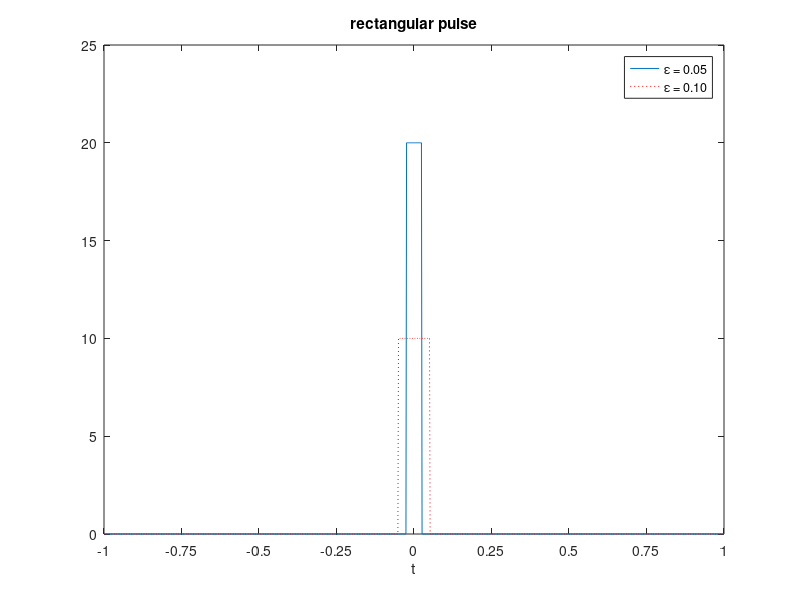
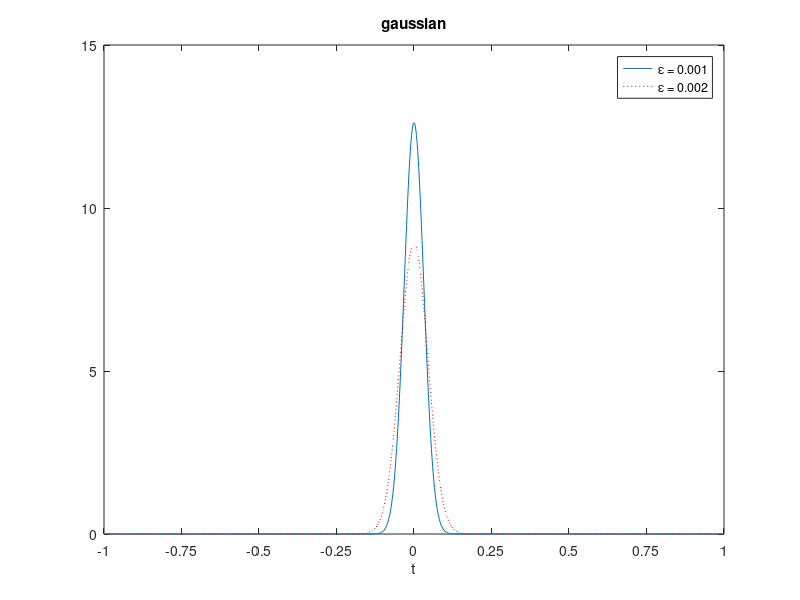
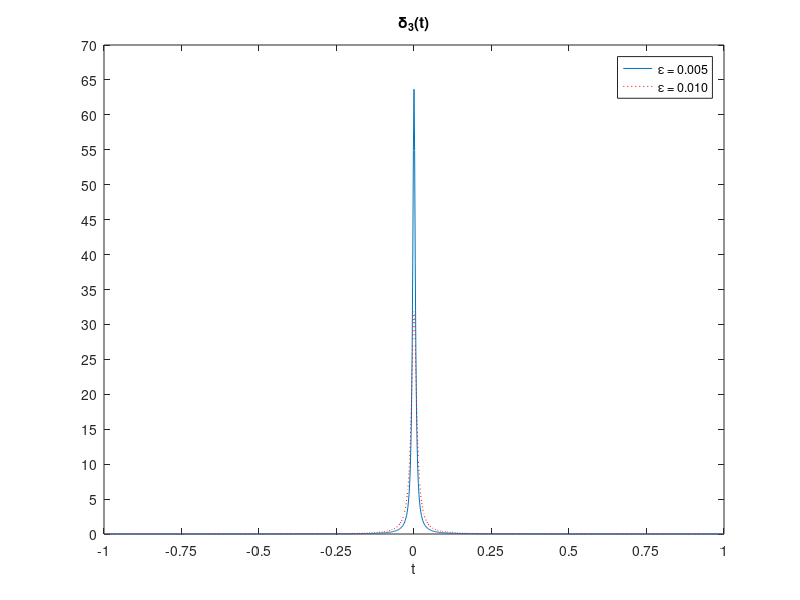
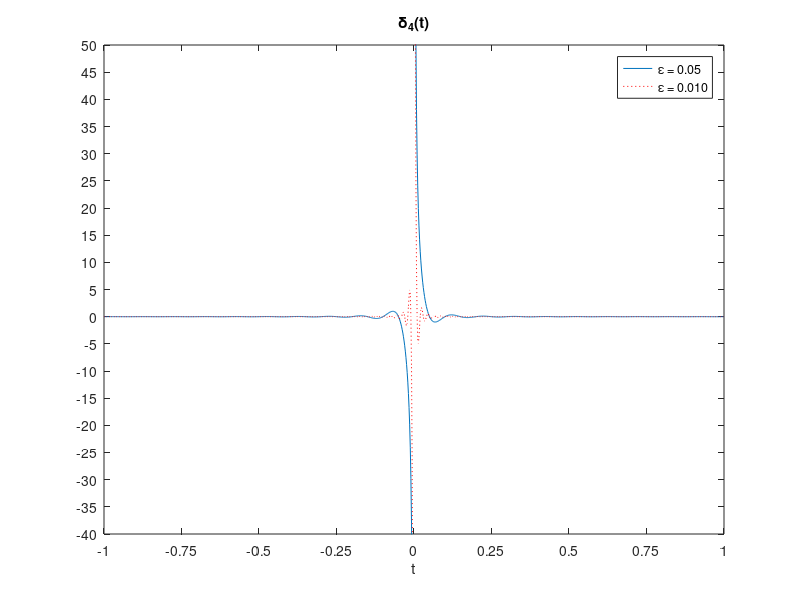

Recreate these plots in MATLAB, in order. (Note: this script raises an error after producing the figures.)
%Ramaseshan Parthasarathy
%September 26, 2016

%LAB 1
%PURPOSE AND METHODS USED:
%For part (1) of this lab, four limiting forms of the dirac-delta function
%were plotted to depict its definition. This was accomplished
%by implementing anonymous functions.
%For the second part of this lab, a linear system was given with an intital
%condition y(0-), and was replaced by a state-space model which was the
%same. The following were accomplished:
 %1. The impulse response is found by using the method of
 %ilaplace function, which yields h(t).
 %2. Knowing the non-zero initial condition, y(t) is found by lapacing,
 %partial fraction expansion, and inversing it. Repeat for v(t).
 %3. Alternatively solve for y(t) and v(t) the dsolve method.
 %4. However, apart from analytical methods previously described, y(t)
 %and v(t) were both found numerically using the lsim method.
 %This requires the tf to passed in a state-space objects.
 %5. Lastly, we consider the discrete-time implementation of the system.
 %6. Processes 1-5 are again repeated for a initial condition of zero.

%PROBLEM 1
t = linspace(-1, 1, 1001);
u = @(t) (t>=0);
d1 = @(t,e) (1/e)*(u(t + 0.5*e) - u(t - 0.5*e));
figure; plot(t, d1(t,.05), t, d1(t, .10), 'r:');
set(gca, 'YTick', 0:5:25, 'YLim', [0 25]);
set(gca, 'XTick', -1:.25:1, 'XLim', [-1 1]);
title('rectangular pulse');
xlabel('t');
legend('\epsilon = 0.05','\epsilon = 0.10','Location','northeast');

d2= @(t,e) (1/sqrt(2 * pi * e)) * exp(-(t.^2)/(2*e));
figure; plot(t, d2(t,.001), t, d2(t, .002), 'r:');
set(gca, 'YTick', 0:5:15, 'YLim', [0 15]);
set(gca, 'XTick', -1:.25:1, 'XLim', [-1 1]);
title('gaussian');
xlabel('t');
legend('\epsilon = 0.001','\epsilon = 0.002','Location','northeast');

d3 = @(t,e) (1/pi) * (e./((e^2) + (t.^2)));
figure; plot(t, d3(t,.005), t, d3(t, .010), 'r:');
set(gca, 'YTick', 0:5:70, 'YLim', [0 70]);
set(gca, 'XTick', -1:.25:1, 'XLim', [-1 1]);
title('\delta_{3}(t)');
xlabel('t');
legend('\epsilon = 0.005','\epsilon = 0.010','Location','northeast');

d4= @(t,e) sinc(t/e)./(pi*t);
figure; plot(t, d4(t,.05), t, d4(t, .010), 'r:');
set(gca, 'YTick', -40:5:50, 'YLim', [-40 50]);
set(gca, 'XTick', -1:.25:1, 'XLim', [-1 1]);
title('\delta_{4}(t)');
xlabel('t');
legend('\epsilon = 0.05','\epsilon = 0.010','Location','northeast');
clear all;

%PROBLEM 2
%close all;
clear all;

%part a
%--see part (f)--%
syms s t Y V;

%part b
H = (3*s + 2)/(s + 2);
h = ilaplace(H) %3*dirac(t)- 4e^(-2t)

%part c
v0 = -1/-4; %v(0+)= v(0-) = v0 = y(0-)/(b1 - a*b0)= -1/(2 - 3*2)

%part d
y0 = -1; b1 = 2; a = 2; b0 = 3;
x = exp(-t);
x0 = subs(x,t,0);
X = laplace(x);
Y = solve(s*Y-y0 + a*Y == b0*s*X + b1*X, Y); %Y = (2s + 1)/(s^2 + 3s + 2)
Y = partfrac(Y, s); %Y = 3/(s+2) - 1/(s+1)
y1 = ilaplace(Y) %y = 3e^(-2t) - e^(-t)

%part e
syms t y(t)
dy = diff(y,t); dx = diff(x,t);
y2 = dsolve(dy + a*y == b0*dx + b1*x, y(0) == y0 + b0*x0) %method 2
simplify(y1-y2); %check

%part f
V = solve(s*V - v0 + 2*V == X, V);
V = partfrac(V);
v1 = ilaplace(V)
syms t v(t)
dv = diff(v,t); dx = diff(x,t);
%v2 = dsolve(dv + 2*v1 == b0*dx + b1*x, v(0) == v0 + b0*x0)
v2 = dsolve(dv + 2*v == x, v(0) == v0); %method 2
simplify(y1 + (4*v1) - (3*x)); %check ans = 0

%part g
t1 = linspace(0, 5, 201);
y3 = subs(y1, symvar(y1), t1);
v3 = subs(v1,symvar(v1), t1);
figure; plot(t1, y3, 'b-', t1, v3, 'r--'); %plot exact expressions
set(gca, 'XTick', 0:1:5, 'XLim', [0 5]);
%set(gca, 'YTick', 0:.25:2, 'YLim', [0 2]);
title('exact outputs, y(0^{-}) = -1');
xlabel('t');
legend('y(t)','v(t)','Location','northeast');
clear;

%part h
num = [3,2]; den = [1,2];
H = tf(num,den);
[a,b,c,d] = tf2ss(num,den);
S = ss(a,b,c,d);
t2 = linspace(0,5,201)';
x = exp(-t2);
s = tf('s');
Hv = 1/(s+1);
Sv = ss(Hv);
v0_1 = -1/-4;
y4 = lsim(S,x,t2,v0_1);
v4 = lsim(Sv,x,t2,v0_1);
norm(y4 + 4*v4 - 3*x)
figure; plot(t2, y4, 'b-', t2, v4, 'r--'); %plot exact expressions
set(gca, 'XTick', 0:1:5, 'XLim', [0 5]);
%set(gca, 'YTick', 0:.25:2, 'YLim', [0 2]);
title('lsim outputs, y(0^{-}) = -1');
xlabel('t');
legend('y(t)','v(t)','Location','northeast');
clear all;

%part i
%discrete-time method
T = 0.1;
tn = 0:T:5;
N = length(tn);
a = 2; b0 = 3; b1 = 2;
y0 = -1; v0 = y0/(b1-a*b0);
a1 = -exp(-a*T);
b0_new = b0;
b1_new = b1*(1-exp(-a*T))/a - b0_new
x = exp(-2*tn);
w = y0; v = 0;
for n=0:N-1,
 y(n+1) = -a1*w + b0_new*x(n+1) + b1_new*v;
 w = y(n+1);
 v = x(n+1);
end
w = 0; v = 0;
clear v
a1 = -exp(-a*T);
b1_new = (1 - exp(-a*T))/a;
w = v0; u = 0;
for n=0:N-1,
 v(n+1) = -a1*w + b1_new*u;
 w = v(n+1);
 u = x(n+1);
end
%exact values obtained from part (g)
syms t
y1 = 3*exp(-2*t)-exp(-t);
v1 = exp(-t) - (3*exp(-2*t))/4;
t1 = linspace(0,5,201);
y1a = subs(y1, t, t1);
v1a = subs(v1, t, t1);
figure;
plot(tn, y, 'b-', tn, v, 'g-', t1, y1a, 'r:', t1,
 v1a, 'r:', 'linewidth', 1);
ylim([-.25, 2.25]);
7
xlim([0,5]);
set(gca, 'XTick', [0 1 2 3 4 5]);
set(gca, 'YTick', [0 0.5 1 1.5 2]);
title('discrete-time outputs, y(0^{-}) = -1, T = 0.1');
legend('v(t_{n})', 'y(t_{n})', 'exact', 'Location', 'northeast');
clear all;

%part j
%--repeat of parts (c)-(i) when y(0-) = 0--%
%part c
syms s t Y V;
v0 = 0; %v(0+)= v(0-) = v0 = y(0-)/(b1 - a*b0)= 0/(2 - 3*2)
%part d
y0 = 0; b1 = 2; a = 2; b0 = 3;
x = exp(-t);
x0 = subs(x,t,0);
X = laplace(x);
Y = solve(s*Y-y0 + a*Y == b0*s*X + b1*X, Y); %Y = (2s + 1)/(s^2 + 3s + 2)
Y = partfrac(Y, s); %Y = 3/(s+2) - 1/(s+1)
y1 = ilaplace(Y) %y = 3e^(-2t) - e^(-t)
%part e
syms t y(t)
dy = diff(y,t); dx = diff(x,t);
y2 = dsolve(dy + a*y == b0*dx + b1*x, y(0) == y0 + b0*x0) %method 2
simplify(y1-y2); %check
%part f
V = solve(s*V - v0 + 2*V == X, V);
V = partfrac(V);
v1 = ilaplace(V)
syms t v(t)
dv = diff(v,t); dx = diff(x,t);
%v2 = dsolve(dv + 2*v1 == b0*dx + b1*x, v(0) == v0 + b0*x0)
v2 = dsolve(dv + 2*v == x, v(0) == v0); %method 2
simplify(y1 + (4*v1) - (3*x)); %check ans = 0
%part g
t1 = linspace(0, 5, 201);
y3 = subs(y1, symvar(y1), t1);
v3 = subs(v1,symvar(v1), t1);
figure; plot(t1, y3, 'b-', t1, v3, 'r--'); %plot exact expressions
set(gca, 'XTick', 0:1:5, 'XLim', [0 5]);
%set(gca, 'YTick', 0:.25:2, 'YLim', [0 2]);
title('exact outputs, y(0^{-}) = -1');
xlabel('t');
legend('y(t)','v(t)','Location','northeast');
clear;
%part h
num = [3,2]; den = [1,2];
H = tf(num,den);
[a,b,c,d] = tf2ss(num,den);
S = ss(a,b,c,d);
t2 = linspace(0,5,201)';
x = exp(-t2);
s = tf('s');
Hv = 1/(s+1);
Sv = ss(Hv);
v0_1 = 0;
y4 = lsim(S, x, t2, v0_1);
v4 = lsim(Sv, x, t2, v0_1);
norm(y4 + 4*v4 - 3*x)
figure; plot(t2, y4, 'b-', t2, v4, 'r--'); %plot exact expressions
set(gca, 'XTick', 0:1:5, 'XLim', [0 5]);
%set(gca, 'YTick', 0:.25:2, 'YLim', [0 2]);
title('lsim outputs, y(0^{-}) = -1');
xlabel('t');
legend('y(t)','v(t)','Location','northeast');
clear;
%part i
%discrete-time method
T = 0.1;
tn = 0:T:5;
N = length(tn);
a = 2; b0 = 3; b1 = 2;
y0 = 0; v0 = y0/(b1-a*b0);
a1 = -exp(-a*T);
b0_new = b0;
b1_new = b1*(1-exp(-a*T))/a - b0_new
x = exp(-2*tn);
w = y0; v = 0;
for n=0:N-1,
 y(n+1) = -a1*w + b0_new*x(n+1) + b1_new*v;
 w = y(n+1);
 v = x(n+1);
end
w = 0; v = 0;
clear v
a1 = -exp(-a*T);
b1_new = (1 - exp(-a*T))/a;
w = v0; u = 0;
for n=0:N-1,
 v(n+1) = -a1*w + b1_new*u;
 w = v(n+1);
 u = x(n+1);
end
%exact values obtained from part (g)
syms t
v1 = exp(-t) - exp(-2*t);
y1 = 4*exp(-2*t) - exp(-t);
t1 = linspace(0,5,201);
y1a = subs(y1, t, t1);
v1a = subs(v1, t, t1);
figure;
plot(tn, y, 'b-', tn, v, 'g-', t1, y1a, 'r:', t1,
 v1a, 'r:', 'linewidth', 1);
ylim([-.25, 2.25]);
xlim([0,5]);
set(gca, 'XTick', [0 1 2 3 4 5]);
set(gca, 'YTick', [0 0.5 1 1.5 2]);
title('discrete-time outputs, y(0^{-}) = 0, T = 0.1');
legend('v(t_{n})', 'y(t_{n})', 'exact', 'Location', 'northeast');
